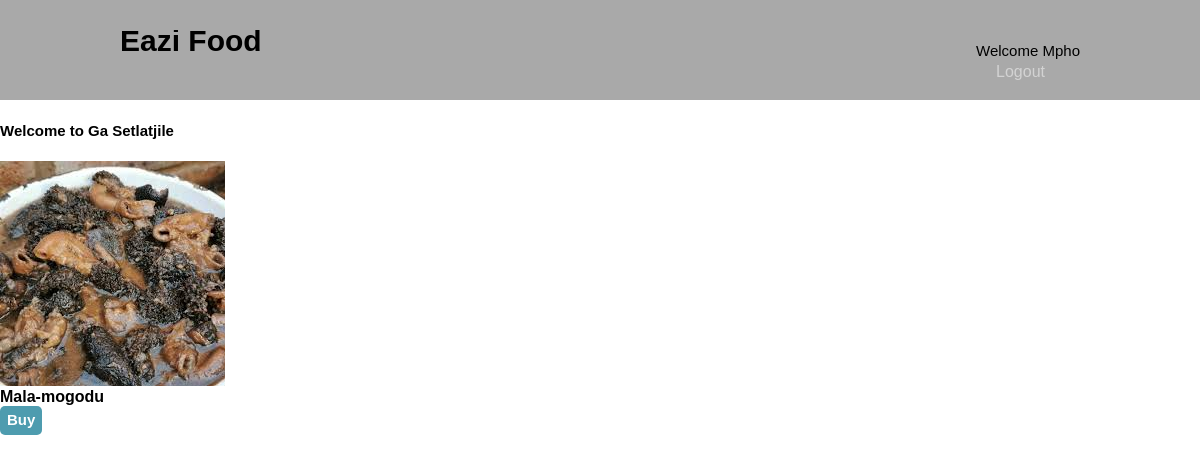
/Group11_TheAccelerators_Demo/menu.php?rn=Ga Setlatjile (signed in), run on the app's committed database.
### tables this page shows
CREATE TABLE `menu` (
  `Id` int(11) NOT NULL,
  `name` varchar(100) NOT NULL,
  `Price` double NOT NULL,
  `image` varchar(50) NOT NULL,
  `restaurantName` varchar(100) NOT NULL
);

### Group11_TheAccelerators_Demo/menu.php (the view, shortened to what this page needs)
<?php
include("connection.php");
$restName = $_GET['rn'];
?>
<head>
    <link rel="stylesheet" href="./css/style.css">
</head>
<body>
    <header>
        <div class="container">
            <div id="branding">
                <h1>Eazi Food</h1>
            </div>
            <nav>
                <div>Welcome <?php echo $_SESSION['customerName'] ?></div>
                <ul>
                    <li><a href="logout.php">Logout</a></li>
                </ul>
            </nav>
    </header>
    <section>
        <div>
            <h4> Welcome to <?php echo $restName ?></h4>
        </div>
        <?php
        $sql = "SELECT * FROM menu WHERE restaurantName= '$restName'";
        $results = $con->query($sql);
        if ($results->num_rows > 0) {
            while ($row = mysqli_fetch_assoc($results)) {
                echo "<img class='image-style' src='foodImages/" . $row['image'] . "'><br>"
                    . "<div style='font-size: 16px; font-weight:bold;'>" . $row["name"] . "</div>"
                    . "<a href='order.php?rn=" . $row["Id"] . "' class='a'>Buy</a> ";
            }
        } else {
            echo "Error: " . $sql . "<br>" . $con->error;
        }
        ?>
    </section>
</body>
</html>

### Group11_TheAccelerators_Demo/css/style.css (style rules this page uses)
body { font-family: Arial, Helvetica, sans-serif; font-size: 15px; line-height: 1.4em; padding: 0; margin: 0; background-color: white; }
.container { width: 80%; margin: auto; overflow: hidden; }
header { background-color: darkgray; padding-top: 30px; min-height: 70px; }
header a { color: lightgray; text-decoration: none; font-size: 16px; }
ul { margin: 0; padding: 0; }
header li { float: left; display: inline; padding: 0 20px 0 20px; }
header #branding { float: left; }
header #branding h1 { margin: 0; }
header nav { float: right; margin-top: 10px; }

### Group11_TheAccelerators_Demo/menu.php (style rules this page uses)
.a { width: 115px; height: 20px; background: #4E9CAF; padding: 7px; text-align: center; border-radius: 5px; color: white; font-weight: bold; line-height: 25px; text-decoration: none; padding-top: 5px; }

### data on the page
menu: image (picture), name "Mala-mogodu"

### other printed values
$_SESSION['customerName'] "Mpho"
$restName "Ga Setlatjile"
